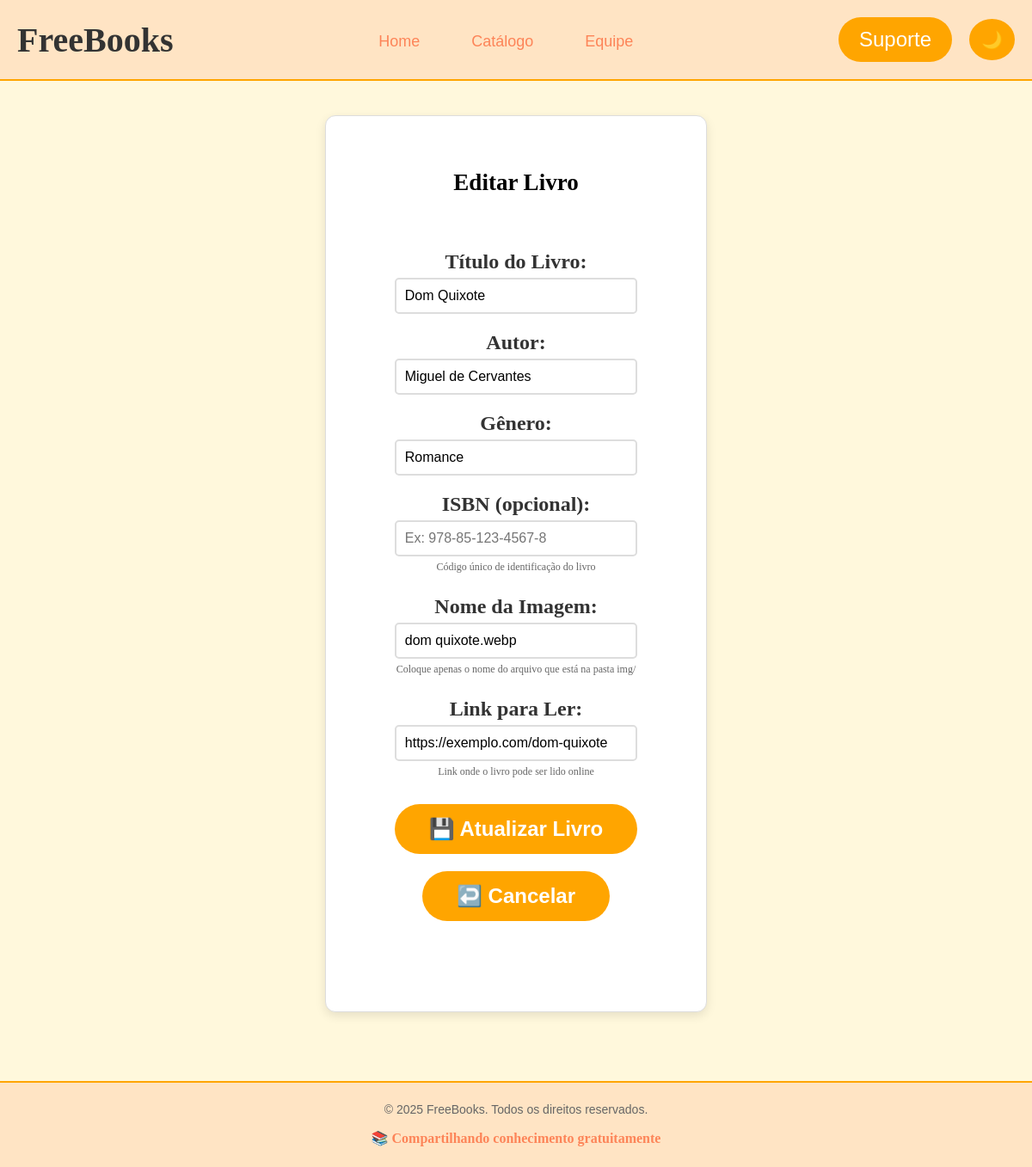
The page /livro_form.php?action=edit&id=1 on the database its author committed.
### tables this page shows
CREATE TABLE IF NOT EXISTS `livros` (
  `id` int(11) NOT NULL AUTO_INCREMENT,
  `titulo` varchar(255) NOT NULL,
  `autor` varchar(255) NOT NULL,
  `genero` varchar(100) NOT NULL,
  `isbn` varchar(50) DEFAULT NULL,
  `imagem` varchar(255) DEFAULT NULL,
  `link` varchar(500) DEFAULT NULL,
  `data_cadastro` timestamp NOT NULL DEFAULT current_timestamp(),
  PRIMARY KEY (`id`)
);

### backend/livros_dao.php (called while the page is built, shortened)
<?php
class LivrosDAO {
    public static function getById($id) {
        $pdo = getDbConnection();
        $stmt = $pdo->prepare("SELECT * FROM livros WHERE id = ?");
        $stmt->execute([$id]);
        return $stmt->fetch();
    }
}
?>

### livro_form.php (the view, shortened to what this page needs)
<!DOCTYPE html>
<html lang="pt-BR">
<head>
    <link rel="stylesheet" href="style.css" id="theme-style">
</head>
<body>
    <header>
        <span class="logotipo">FreeBooks</span>
        <ul class="navlinks">
            <li><a href="index.php">Home</a></li>
            <li><a href="catalogo.php">Catálogo</a></li>
            <li><a href="equipe.php">Equipe</a></li>
        </ul>
        <div>
            <a href="suporte.php"><button>Suporte</button></a>
            <button id="btn-tema" class="botao-tema" title="Alternar tema">🌙</button>
        </div>
    </header>
    <main>
        <div class="texto2">
            <h2><?php echo (isset($_GET['action']) && $_GET['action'] == 'edit') ? 'Editar Livro' : 'Adicionar Novo Livro'; ?></h2>
            <?php
            $livro = null;
            if (isset($_GET['action']) && $_GET['action'] == 'edit' && isset($_GET['id'])) {
                require_once 'backend/livros_dao.php';
                $livro = LivrosDAO::getById($_GET['id']);
            }
            ?>
            <div class="form-container">
                <form action="backend/salvar_livro.php" method="POST">
                    <div class="form-group">
                        <label for="titulo">Título do Livro:</label>
                        <input type="text" id="titulo" name="titulo" required
                               value="<?php echo $livro ? htmlspecialchars($livro['titulo']) : ''; ?>"
                               placeholder="Digite o título do livro">
                    </div>
                    <div class="form-group">
                        <label for="autor">Autor:</label>
                        <input type="text" id="autor" name="autor" required
                               value="<?php echo $livro ? htmlspecialchars($livro['autor']) : ''; ?>"
                               placeholder="Digite o nome do autor">
                    </div>
                    <div class="form-group">
                        <label for="genero">Gênero:</label>
                        <input type="text" id="genero" name="genero" required
                               value="<?php echo $livro ? htmlspecialchars($livro['genero']) : ''; ?>"
                               placeholder="Ex: Romance, Terror, Ficção Científica">
                    </div>
                    <div class="form-group">
                        <label for="isbn">ISBN (opcional):</label>
                        <input type="text" id="isbn" name="isbn"
                               value="<?php echo $livro ? htmlspecialchars($livro['isbn']) : ''; ?>"
                               placeholder="Ex: 978-85-123-4567-8">
                        <div class="form-help">Código único de identificação do livro</div>
                    </div>
                    <div class="form-group">
                        <label for="imagem">Nome da Imagem:</label>
                        <input type="text" id="imagem" name="imagem" required
                               value="<?php echo $livro ? htmlspecialchars($livro['imagem']) : ''; ?>"
                               placeholder="Ex: dracula.jpg">
                        <div class="form-help">Coloque apenas o nome do arquivo que está na pasta img/</div>
                    </div>
                    <div class="form-group">
                        <label for="link">Link para Ler:</label>
                        <input type="url" id="link" name="link" required
                               value="<?php echo $livro ? htmlspecialchars($livro['link']) : ''; ?>"
                               placeholder="https://...">
                        <div class="form-help">Link onde o livro pode ser lido online</div>
                    </div>
                    <div style="text-align: center; margin-top: 30px;">
                        <button type="submit" class="btn-primary">
                            💾 <?php echo $livro ? 'Atualizar' : 'Salvar'; ?> Livro
                        </button>
                        <a href="catalogo.php">
                            <button type="button" class="btn-secondary">
                                ↩️ Cancelar
                            </button>
                        </a>
                    </div>
                </form>
            </div>
        </div>
    </main>
    <footer class="rodape">
        <p class="rodape-direitos">&copy; 2025 FreeBooks. Todos os direitos reservados.</p>
        <p class="rodape-texto">📚 Compartilhando conhecimento gratuitamente</p>
    </footer>
</body>
</html>

### style/style.css (style rules this page uses)
body { background-color: cornsilk; padding-bottom: 70px; margin: 0; font-family: Arial, Helvetica, sans-serif; }
li, a { font-size: 18px; color: rgb(253, 132, 88); list-style: none; display: inline-block; text-decoration: none; }
header { display: flex; justify-content: space-between; align-items: center; padding: 20px 20px; background-color: bisque; border-bottom: 2px solid orange; }
.logotipo { font-family: cursive; font-size: 40px; font-weight: bold; color: #333; }
.navlinks { list-style: none; margin: 0; padding: 0; display: flex; gap: 20px; }
.navlinks li { display: inline-block; padding: 10px 20px; font-size: x-large; }
.navlinks li a { color: rgb(253, 132, 88); text-decoration: none; transition: color 0.3s ease; }
button { padding: 12px 24px; background-color: orange; border: none; border-radius: 60px; font-size: x-large; color: white; cursor: pointer; transition: all 0.3s ease; font-family: Arial, Helvetica, sans-serif; }
.botao-tema { padding: 12px 14px !important; background-color: orange !important; border: none !important; border-radius: 50% !important; font-size: 20px !important; cursor: pointer !important; transition: all 0.3s ease !important; margin-left: 10px !important; display: inline-block !important; visibility: visible !important; opacity: 1 !important; color: #000 !important; }
header > div:last-child { display: flex; align-items: center; gap: 10px; }
main { padding: 20px; font-family: cursive; font-size: large; min-height: 60vh; }
p { font-family: cursive; text-align: center; font-size: x-large; color: #333; line-height: 1.6; }
.texto2 { text-align: center; border: 1px solid #ddd; padding: 40px; width: fit-content; max-width: 800px; margin: 20px auto; background: white; border-radius: 12px; box-shadow: 0 4px 12px rgba(0,0,0,0.1); }
form { max-width: 600px; margin: 0 auto; padding: 20px; }
form div { margin-bottom: 25px; }
form label { display: block; margin-bottom: 8px; font-family: cursive; font-size: x-large; color: #333; font-weight: bold; }
form input, form textarea, form select { padding: 12px; width: 100%; border: 2px solid #ddd; border-radius: 8px; font-size: 16px; font-family: Arial, Helvetica, sans-serif; transition: all 0.3s ease; box-sizing: border-box; }
form button[type="submit"], form button[type="button"] { padding: 15px 40px; background-color: orange; color: white; border: none; border-radius: 60px; font-size: x-large; cursor: pointer; transition: all 0.3s ease; margin-top: 20px; display: block; width: 100%; max-width: 300px; margin-left: auto; margin-right: auto; font-weight: bold; }
.rodape { background-color: bisque; color: #333; padding: 20px; border-top: 2px solid orange; text-align: center; width: 100%; box-sizing: border-box; margin-top: 40px; }
.rodape-direitos { font-family: Arial, Helvetica, sans-serif; font-size: 14px; color: #666; margin: 0 0 10px 0; }
.rodape-texto { font-family: cursive; font-size: 16px; color: rgb(253, 132, 88); margin: 0; font-weight: bold; }

### livro_form.php (style rules this page uses)
.form-container { max-width: 600px; margin: 0 auto; padding: 20px; }
.form-group { margin-bottom: 20px; }
.form-group label { display: block; margin-bottom: 5px; font-weight: bold; color: #333; }
.form-group input { width: 100%; padding: 10px; border: 2px solid #ddd; border-radius: 5px; font-size: 16px; box-sizing: border-box; }
.form-help { font-size: 12px; color: #666; margin-top: 5px; }
.btn-primary { background: orange; color: white; padding: 12px 30px; border: none; border-radius: 5px; cursor: pointer; font-size: 16px; margin-right: 10px; }
.btn-secondary { background: #666; color: white; padding: 12px 30px; border: none; border-radius: 5px; cursor: pointer; font-size: 16px; }

### rows shown on the page
livros: titulo "Dom Quixote", autor "Miguel de Cervantes", genero "Romance", imagem "dom quixote.webp", link "https://exemplo.com/dom-quixote"
